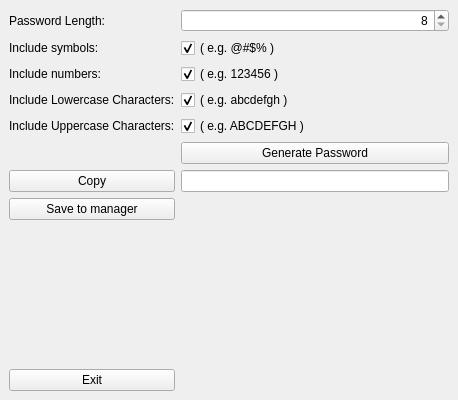
<?xml version="1.0" encoding="UTF-8"?>
<ui version="4.0">
 <class>Passgenwindow</class>
 <widget class="QMainWindow" name="Passgenwindow">
  <property name="geometry">
   <rect>
    <x>0</x>
    <y>0</y>
    <width>458</width>
    <height>400</height>
   </rect>
  </property>
  <property name="maximumSize">
   <size>
    <width>16777215</width>
    <height>400</height>
   </size>
  </property>
  <property name="windowTitle">
   <string>DiffPass</string>
  </property>
  <widget class="QWidget" name="centralwidget">
   <layout class="QGridLayout" name="gridLayout">
    <item row="9" column="0">
     <widget class="QPushButton" name="Exitbutton">
      <property name="text">
       <string>Exit</string>
      </property>
     </widget>
    </item>
    <item row="2" column="1">
     <widget class="QCheckBox" name="numbers">
      <property name="text">
       <string>( e.g. 123456 )</string>
      </property>
      <property name="checked">
       <bool>true</bool>
      </property>
     </widget>
    </item>
    <item row="6" column="0">
     <widget class="QPushButton" name="copyButton">
      <property name="text">
       <string>Copy</string>
      </property>
     </widget>
    </item>
    <item row="2" column="0">
     <widget class="QLabel" name="label_3">
      <property name="text">
       <string>Include numbers:</string>
      </property>
     </widget>
    </item>
    <item row="1" column="1">
     <widget class="QCheckBox" name="symbols">
      <property name="acceptDrops">
       <bool>false</bool>
      </property>
      <property name="autoFillBackground">
       <bool>false</bool>
      </property>
      <property name="text">
       <string>( e.g. @#$% )</string>
      </property>
      <property name="checked">
       <bool>true</bool>
      </property>
     </widget>
    </item>
    <item row="0" column="1">
     <widget class="QSpinBox" name="spinBox">
      <property name="alignment">
       <set>Qt::AlignRight|Qt::AlignTrailing|Qt::AlignVCenter</set>
      </property>
      <property name="minimum">
       <number>8</number>
      </property>
      <property name="maximum">
       <number>20</number>
      </property>
     </widget>
    </item>
    <item row="5" column="1">
     <widget class="QPushButton" name="genpass">
      <property name="text">
       <string>Generate Password</string>
      </property>
     </widget>
    </item>
    <item row="3" column="1">
     <widget class="QCheckBox" name="lowcase">
      <property name="text">
       <string>( e.g. abcdefgh )</string>
      </property>
      <property name="checked">
       <bool>true</bool>
      </property>
     </widget>
    </item>
    <item row="6" column="1">
     <widget class="QLineEdit" name="lineEdit">
      <property name="readOnly">
       <bool>true</bool>
      </property>
     </widget>
    </item>
    <item row="4" column="0">
     <widget class="QLabel" name="label_5">
      <property name="text">
       <string>Include Uppercase Characters:</string>
      </property>
     </widget>
    </item>
    <item row="1" column="0">
     <widget class="QLabel" name="label_2">
      <property name="text">
       <string>Include symbols:</string>
      </property>
     </widget>
    </item>
    <item row="0" column="0">
     <widget class="QLabel" name="label">
      <property name="text">
       <string>Password Length:</string>
      </property>
     </widget>
    </item>
    <item row="3" column="0">
     <widget class="QLabel" name="label_4">
      <property name="text">
       <string>Include Lowercase Characters:</string>
      </property>
     </widget>
    </item>
    <item row="8" column="1" alignment="Qt::AlignTop">
     <widget class="QLabel" name="label_6">
      <property name="minimumSize">
       <size>
        <width>0</width>
        <height>15</height>
       </size>
      </property>
      <property name="maximumSize">
       <size>
        <width>16777215</width>
        <height>15</height>
       </size>
      </property>
      <property name="text">
       <string/>
      </property>
     </widget>
    </item>
    <item row="4" column="1">
     <widget class="QCheckBox" name="uppcase">
      <property name="text">
       <string>( e.g. ABCDEFGH )</string>
      </property>
      <property name="checked">
       <bool>true</bool>
      </property>
     </widget>
    </item>
    <item row="7" column="0">
     <widget class="QPushButton" name="saveButton">
      <property name="text">
       <string>Save to manager</string>
      </property>
     </widget>
    </item>
   </layout>
  </widget>
 </widget>
 <resources/>
 <connections/>
</ui>
